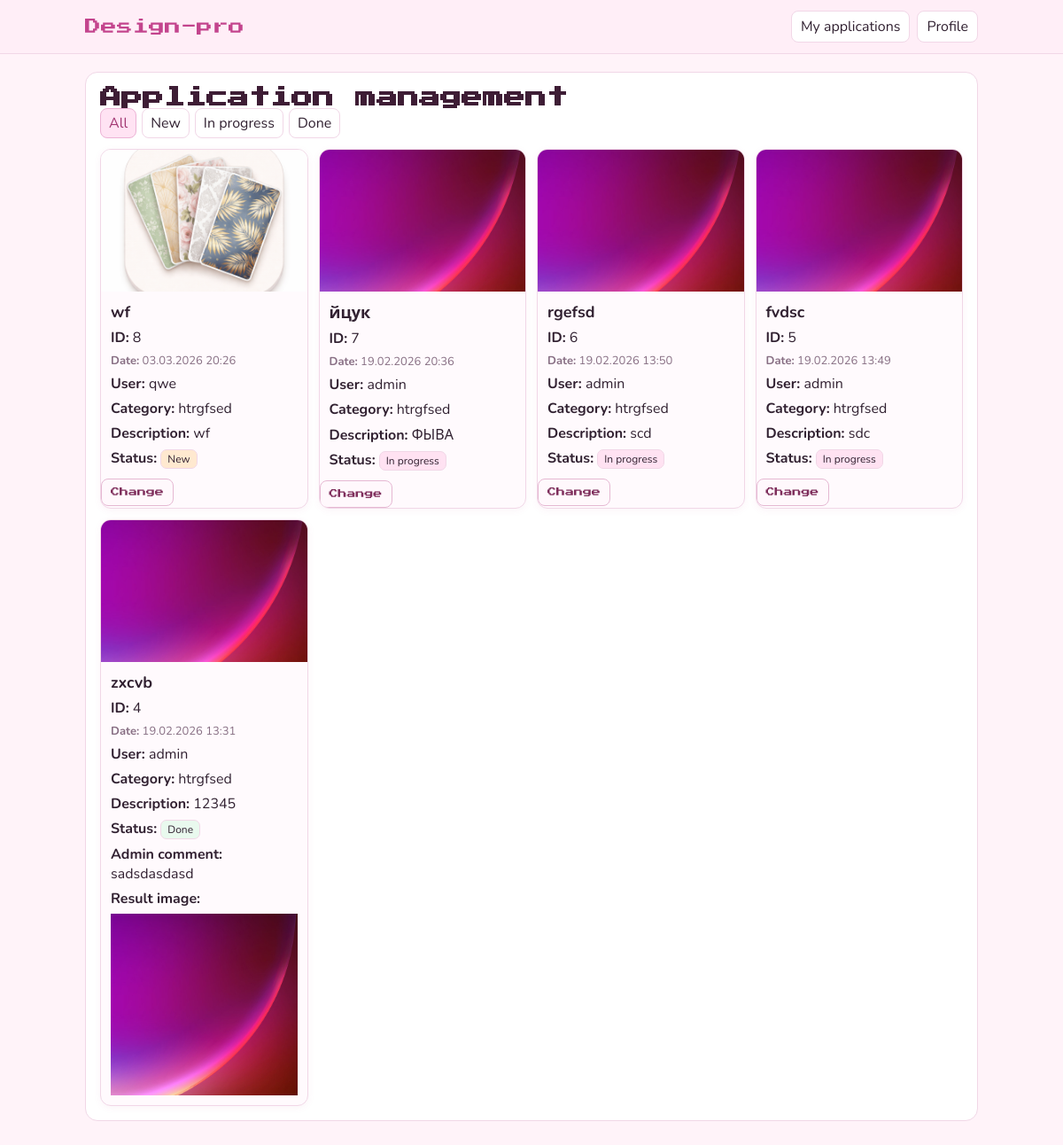
The page /filter-status/ (signed in) on the database its author committed.
### main/models.py (models this page shows, shortened)
class DesignRequest(models.Model):
    class Status(models.TextChoices):
        NEW = 'new', 'New'
        IN_PROGRESS = 'in_progress', 'In Progress'
        DONE = 'done', 'Done'
    user = models.ForeignKey(
        settings.AUTH_USER_MODEL,
        on_delete=models.CASCADE,
        verbose_name='User'
    )
    title = models.CharField('Name', max_length=200)
    description = models.TextField('Description')
    category = models.ForeignKey(
        Category,
        on_delete=models.CASCADE,
        verbose_name='Category'
    )
    photo = models.ImageField(
        'Photo of the room / plan',
        upload_to='design_requests/photos/',
        validators=[validate_image_size, validate_image_extension]
    )
    result_image = models.ImageField(
        'Photo of the completed work',
        upload_to='design_requests/results/',
        blank=True,
        null=True
    )
    admin_comment = models.TextField(
        'Administrators comment',
        blank=True,
        null=True
    )
    status = models.CharField(
        max_length=20,
        choices=Status.choices,
        default=Status.NEW,
        verbose_name='Status'
    )
    created_at = models.DateTimeField(
        'Creation date',
        auto_now_add=True
    )
    class Meta:
        ordering = ['-created_at']
        verbose_name = 'Design request'
        verbose_name_plural = 'Design requests'

class Category(models.Model):
    name = models.CharField(
        'Category name',
        max_length=100,
        unique=True
    )
    class Meta:
        verbose_name = 'Category'
        verbose_name_plural = 'Categories'

### main/views.py (the view)
# urls.py: path('filter-status/', views.filter_status, name='filter_status'),
@login_required
@user_passes_test(is_admin)
def filter_status(request):
    status_filter = request.GET.get('status')
    requests = DesignRequest.objects.all().order_by('-created_at')
    if status_filter:
        requests = requests.filter(status=status_filter)
    return render(request, 'main/filter_status.html', {
        'requests': requests,
        'status_filter': status_filter
    })

### main/views.py (called while the page is built)
def is_admin(user):
    return user.is_superuser

### main/templates/main/filter_status.html (shortened to what this page needs)
{% extends 'main/base.html' %}
{% block content %}
<section class="card wide">
  <h1>Application management</h1>
  <div class="filt">
    <a class="tag {% if not status_filter %}on{% endif %}" href="{% url 'filter_status' %}">All</a>
    <a class="tag {% if status_filter == 'new' %}on{% endif %}" href="{% url 'filter_status' %}?status=new">New</a>
    <a class="tag {% if status_filter == 'in_progress' %}on{% endif %}" href="{% url 'filter_status' %}?status=in_progress">In progress</a>
    <a class="tag {% if status_filter == 'done' %}on{% endif %}" href="{% url 'filter_status' %}?status=done">Done</a>
  </div>
  {% if requests %}
    <div class="grid">
      {% for req in requests %}
        <article class="box">
            {% if req.photo %}
              <img class="box-img" src="{{ req.photo.url }}" alt="{{ req.title }}">
            {% else %}
              <div class="box-ph">No photo</div>
            {% endif %}
            <div class="box-b">
              <h3>{{ req.title }}</h3>
              <p><b>ID:</b> {{ req.id }}</p>
              <p class="gray"><b>Date:</b> {{ req.created_at|date:"d.m.Y H:i" }}</p>
              <p><b>User:</b> {{ req.user.username }}</p>
              <p><b>Category:</b> {{ req.category.name }}</p>
              <p><b>Description:</b> {{ req.description }}</p>
              <p>
                <b>Status:</b>
                {% if req.status == 'new' %}
                  <span class="st snew">New</span>
                {% elif req.status == 'in_progress' %}
                  <span class="st sprog">In progress</span>
                {% else %}
                  <span class="st sdone">Done</span>
                {% endif %}
              </p>
              {% if req.admin_comment %}
                <p><b>Admin comment:</b> {{ req.admin_comment }}</p>
              {% endif %}
              {% if req.result_image %}
                <p><b>Result image:</b></p>
                <img class="box-res" src="{{ req.result_image.url }}" alt="{{ req.title }}">
              {% endif %}
            </div>
            {% if req.status != 'done' %}
              <div class="row">
                <a class="btn b2" href="{% url 'update_status' req.id %}">Change</a>
              </div>
            {% endif %}
        </article>
      {% endfor %}
    </div>
  {% else %}
    <p class="empty">No applications.</p>
  {% endif %}
</section>
{% endblock %}

### main/static/css/style.css (style rules this page uses)
* { box-sizing: border-box; }
body { margin: 0; padding: 0; font-family: "Nunito", "Segoe UI", sans-serif; background: #FFF3F9FF; color: #312131; }
h1, h2, p { margin: 0; }
h1, h2, .logo { font-family: "Press Start 2P", "Courier New", monospace; color: #3e1d35; }
h1 { font-size: 2vw; }
h3 { margin: 0; font-size: 18px; font-weight: 700; }
a, a:hover, a:focus, a:active { color: #c3448d; text-decoration: none; }
.card { background: #ffffff; border: 1px solid #f1d7e7; border-radius: 14px; padding: 16px; margin-bottom: 14px; }
.wide { width: 100%; }
.filt { display: flex; flex-wrap: wrap; gap: 6px; margin-bottom: 12px; }
.tag { padding: 5px 9px; border: 1px solid #f1d7e7; border-radius: 8px; background: #ffffff; color: #312131; }
.on { background: #ffe3f3; border-color: #ecb2d5; color: #a23873; }
.grid { display: grid; grid-template-columns: repeat(auto-fit, minmax(220px, 1fr)); gap: 12px; }
.box { border: 1px solid #f1d7e7; border-radius: 12px; background: #fffafd; overflow: hidden; box-shadow: 0 2px 8px rgba(187, 72, 132, 0.06); }
.box-img, .box-ph, .box-res { width: 100%; display: block; }
.box-img, .box-ph { height: 160px; object-fit: cover; }
.box-b { padding: 11px; display: flex; flex-direction: column; gap: 6px; }
.st { display: inline-block; border-radius: 7px; padding: 2px 7px; font-size: 12px; border: 1px solid #f1d7e7; }
.snew { background: #ffe9d0; }
.sprog { background: #ffe2f2; }
.sdone { background: #e9f9ee; }
.gray { color: #886f84; font-size: 13px; }
.row { display: flex; flex-wrap: wrap; gap: 8px; }
.btn, button, input[type="submit"] { border: 1px solid #e5b8d2; background: #fff2fa; color: #7e2d5b; border-radius: 8px; padding: 7px 10px; font-family: "Press Start 2P", "Courier New", monospace; font-size: 10px; line-height: 1.5; cursor: pointer; transition: background 0.15s ease, border-color 0.15s ease; }
.b2 { background: #fff8fc; }

### rows shown on the page
DesignRequest: photo (picture), title "wf", id "8", created_at "03.03.2026 20:26", user.username "qwe", category.name "htrgfsed", description "wf", status "New"
DesignRequest: photo (picture), title "йцук", id "7", created_at "19.02.2026 20:36", user.username "admin", category.name "htrgfsed", description "ФЫВА", status "In progress"
DesignRequest: photo (picture), title "rgefsd", id "6", created_at "19.02.2026 13:50", user.username "admin", category.name "htrgfsed", description "scd", status "In progress"
DesignRequest: photo (picture), title "fvdsc", id "5", created_at "19.02.2026 13:49", user.username "admin", category.name "htrgfsed", description "sdc", status "In progress"
DesignRequest: photo (picture), title "zxcvb", id "4", created_at "19.02.2026 13:31", user.username "admin", category.name "htrgfsed", description "12345", status "Done", admin_comment "sadsdasdasd", result_image (picture)
